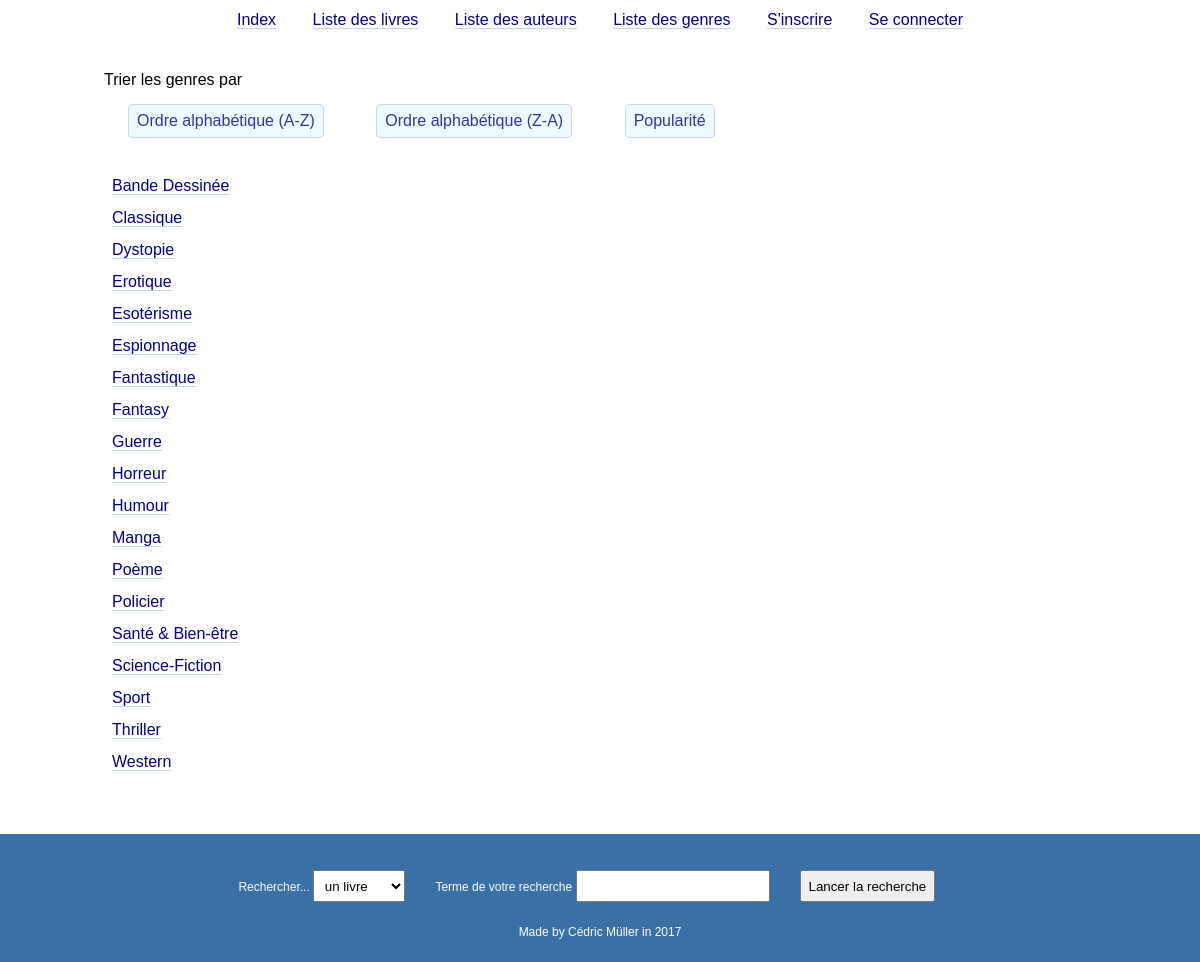
The page /index.php?r=genres&a=list on the database its author committed.
### tables this page shows
CREATE TABLE `genres` (
  `id` int(11) NOT NULL AUTO_INCREMENT,
  `name` varchar(45) NOT NULL,
  PRIMARY KEY (`id`)
);

### index.php (called while the page is built, shortened)
<?php
require './router.php';
require 'views/layout.php';

### models/Model.php (called while the page is built, shortened)
<?php
class Model
{
    function __construct()
    {
        $dbDatas = parse_ini_file(DB_FILE);
        $dbOptions = [
            \PDO::ATTR_DEFAULT_FETCH_MODE => \PDO::FETCH_OBJ,
            \PDO::ATTR_ERRMODE => \PDO::ERRMODE_EXCEPTION
        ];
        try {
            $dsn = sprintf('%s:dbname=%s;host=%s', $dbDatas['type'], $dbDatas['dbname'], $dbDatas['host']);
            $this->cn = new \PDO($dsn, $dbDatas['user'], $dbDatas['password'], $dbOptions);
            return true;
        } catch (\PDOException $exception) {
            die('La connexion à la BDD a échoué');
        }
    }
}

### router.php (called while the page is built, shortened)
<?php
$routes = require 'configs/routes.php';
$defaultRoute = $routes['default'];
$routeParts = explode( '/', $defaultRoute );
$a = $_REQUEST['a'] ?? $routeParts[2];
$controller =  new $controllerName();
$data = call_user_func( [$controller, $a] );

### controllers/Genres.php (called while the page is built, shortened)
<?php
class Genres extends Controller
{
    private $modelGenres = null;
    public function __construct()
    {
        $this->modelGenres = new ModelGenres();
    }
    public function list()
    {
        $order = $_GET['order'] ?? null;
        $genres = $this->modelGenres->getGenres($order);
        return ['view' => 'views/genres.php',
            'title' => 'Liste des genres',
            'genresList' => $genres];
    }
}

### models/Genres.php (called while the page is built, shortened)
<?php
class Genres extends Model
{
    public function getGenres($order = null)
    {
        switch ($order) {
            default:
                $sql = 'SELECT * FROM library.genres ORDER BY name';
        }
        try {
            $pdoSt = $this->cn->query($sql);
            return $pdoSt->fetchAll();
        } catch (\PDOException $exception) {
            return null;
        }
    }
}

### views/genres.php (the view)
Trier les genres par
<ul class="wide">
    <li><a class="button" href="index.php?r=genres&a=list&order=az">Ordre alphabétique (A-Z)</a></li>
    <li><a class="button" href="index.php?r=genres&a=list&order=za">Ordre alphabétique (Z-A)</a></li>
    <li><a class="button" href="index.php?r=genres&a=list&order=top">Popularité</a></li>
</ul>
<ul>
    <?php
    foreach ($data['genresList'] as $genre){
        echo '<li><a href="index.php?r=books&a=list&filter='. $genre->id .'">' . $genre->name . '</a></li>' ;
    } ?>
</ul>

### views/layout.php (shortened to what this page needs)
<!doctype html>
<html lang="fr">
<head>
    <link rel="stylesheet" href="./assets/css/screen.css">
</head>
<body>
<?php require 'partials/_header.php'; ?>
<main>
    <?php require $data['view']; ?>
</main>
<footer>
    <?php require 'partials/_footer.php'; ?>
</footer>
</body>
</html>

### views/partials/_header.php (shortened to what this page needs)
<header>
    <?php
        if ( isset( $_SESSION['user'] ) && $_SESSION['user']->is_admin ) {
            require '_navAdmin.php';
        } elseif ( isset( $_SESSION['user'] ) ) {
            require '_navUser.php';
        } else {
            require '_navBase.php';
        } ?>
</header>

### views/partials/_navBase.php
<nav>
    <ul class="wide">
        <li>
            <a href="index.php">Index</a>
        </li>
        <li>
            <a href="index.php?r=books&a=list">Liste des livres</a>
        </li>
        <li>
            <a href="index.php?r=authors&a=list">Liste des auteurs</a>
        </li>
        <li>
            <a href="index.php?r=genres&a=list">Liste des genres</a>
        </li>
        <li>
            <a href="index.php?r=user&a=signUp">S'inscrire</a>
        </li>
        <li>
            <a href="index.php?r=user&a=logIn">Se connecter</a>
        </li>
    </ul>
</nav>

### views/partials/_search.php (shortened to what this page needs)
<form action="index.php" method="get" class="search">
    <label for="type">
        <span>Rechercher...</span>
    </label>
    <select id="type" name="type">
        <option value="book">un livre</option>
    </select>
    <label for="q">
        <span>Terme de votre recherche</span>
    </label>
    <input type="search" id="q" name="q">
    <input type="submit" value="Lancer la recherche">
</form>

### views/partials/_footer.php
<?php
    require '_search.php';
    echo '<p>Made by Cédric Müller in 2017</p>';

### assets/css/screen.css (style rules this page uses)
article, aside, details, figcaption, figure, footer, header, menu, nav, section { display: block; }
body { line-height: 1; }
html, html * { box-sizing: border-box; margin: 0; padding: 0; }
*, *:before, *:after { box-sizing: inherit; }
body { width: 100%; margin: 0 auto; font-family: Helvetica, arial, sans-serif; text-align: center; }
main { padding: 1em; max-width: 1024px; margin: 0 auto; text-align: left; }
p { margin-bottom: 1em; }
a, a:hover, a:active, a:visited { color: darkblue; text-decoration: none; border-bottom: 1px solid rgba(58, 112, 166, 0.3); }
a.button { display: inline-block; border: 1px solid rgba(58, 112, 166, 0.3); border-radius: 0.3em; padding: 0.5em; margin: 0.25em 0.5em; background-color: #ebf9ff; opacity: 0.8; }
form { max-width: 700px; padding: 2em; margin: 0 auto; }
label { display: block; }
input, select, textarea { display: block; width: 100%; padding: 0.5em; margin: 1em 0 2em 0; }
ul { margin-bottom: 1em; }
ul li { list-style: none; padding: 0.5em; }
ul.wide > li { display: inline-block; margin: 0.25em 0.5em; }
.search { max-width: none; width: 100%; }
.search input, .search select, .search label { display: inline-block; width: auto; }
.search input, .search select { margin: 0 2em 0 0; }
footer { margin-top: 2em; padding: 1em; background-color: rgba(58, 112, 166, 1); color: white; font-size: 0.75em; }

### rows shown on the page
genres: name "Bande Dessinée"
genres: name "Classique"
genres: name "Dystopie"
genres: name "Erotique"
genres: name "Esotérisme"
genres: name "Espionnage"
genres: name "Fantastique"
genres: name "Fantasy"
genres: name "Guerre"
genres: name "Horreur"
genres: name "Humour"
genres: name "Manga"
genres: name "Poème"
genres: name "Policier"
genres: name "Santé & Bien-être"
genres: name "Science-Fiction"
genres: name "Sport"
genres: name "Thriller"
genres: name "Western"
